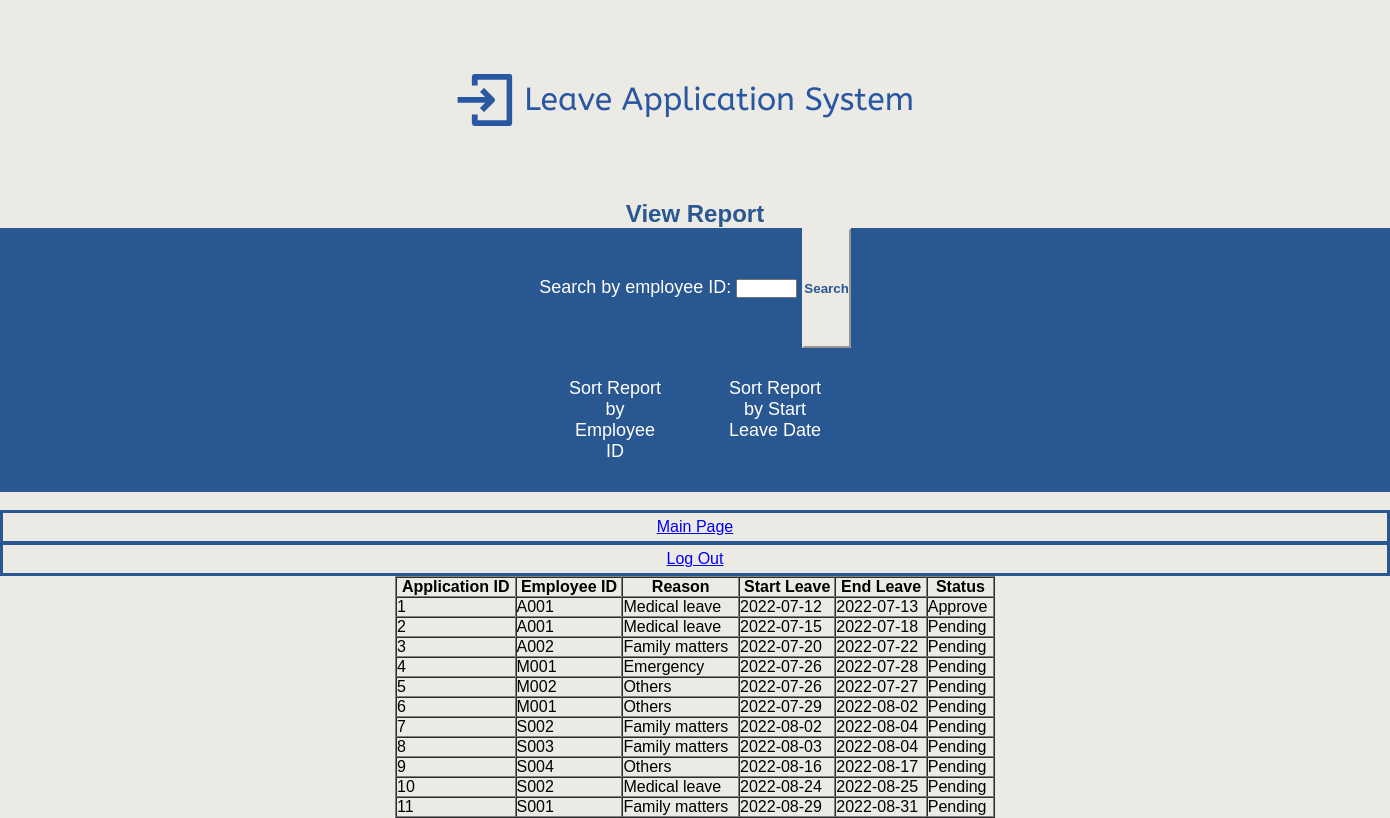
Page /view_report.php (signed in) on the committed database.
### tables this page shows
CREATE TABLE `leaveapplication` (
  `applicationID` int(6) NOT NULL,
  `empID` varchar(5) DEFAULT NULL,
  `status` varchar(10) DEFAULT NULL,
  `reason` varchar(50) DEFAULT NULL,
  `description` varchar(100) DEFAULT NULL
);

CREATE TABLE `dateleave` (
  `applicationID` int(6) NOT NULL,
  `startLeave` date DEFAULT NULL,
  `endLeave` date DEFAULT NULL
);

### view_report.php (the view, shortened to what this page needs)
<html>
	<head>
        <link rel="stylesheet" href="layout.css">
    <head>
    <body>
    <div class = header>
            <img src ="header.png" />
            <h2>View Report</h2>
        </div>
        <div id="rpt">
        <?php if ($_SESSION["LEVEL"] == 1 || $_SESSION["LEVEL"] == 2) {?>
		<?php
            require("config.php");
            $sql = "SELECT a.*, d.*
                    FROM LeaveApplication a JOIN DateLeave d
                    ON a.applicationID = d.applicationID;";
            $result = mysqli_query($conn, $sql);
            $count = 1;
            if (mysqli_num_rows($result) > 0) {
        ?>
		<table width="600" border="1" cellspacing="0" cellpadding="3">
		<tr>
            <td align="center"><strong>Application ID</strong></td>
            <td align="center"><strong>Employee ID</strong></td>
            <td align="center"><strong>Reason</strong></td>
            <td align="center"><strong>Start Leave</strong></td>
            <td align="center"><strong>End Leave</strong></td>
            <td align="center"><strong>Status</strong></td>
	 	</tr>
        <?php
			while($rows = mysqli_fetch_assoc($result)) {
		?>
        <?php
			if ($count == 1) {
		?>
        <div class="menu">
        <form method="post" action="view_search_report.php?empID=<?php echo $rows['empID']; ?>">
            <p style = "color: white">Search by employee ID: <input type="text" name="empID" size="5"/>
            <input class = "searchbtn" type="submit" value="Search" /></p>
        </form>
        <ul>
            <li><a href="view_sort_id.php">Sort Report by Employee ID</a></li>
            <li><a href="view_sort_date.php">Sort Report by Start Leave Date</a></li>
        </ul>
        </div>
        <br/>
        <div id="btn">
        <div id="mainhp"><a href="main.php?empID=<?php echo $rows['empID']; ?>">Main Page</a></div>
		<div id="logouthp"><a href="logout.php">Log Out</a> <?php } $count += 1?></div>
        </div>
        <tr>
			<td><?php echo $rows['applicationID']; ?></td>
			<td><?php echo $rows['empID']; ?></td>
			<td><?php echo $rows['reason']; ?></td>
			<td><?php echo $rows['startLeave']; ?></td>
			<td><?php echo $rows['endLeave']; ?></td>
            <td><?php echo $rows['status']; ?></td>
        </tr>
		<?php } }
            else {
                echo "<h3>There are no records to show</h3>";
            }
	    ?>
        <?php
        }
         ?>
    </body>
</html>

### layout.css (style rules this page uses)
* { margin: 0; padding: 0; box-sizing: border-box; font-family:sans-serif; }
body { background-color: #ebeae5; }
#btn { background-color: #ebeae5; border: solid 1.5px #295792; }
#mainhp, #logouthp { background-color: #ebeae5; border: solid 2px #295792; padding: 5px; text-align: center; font-family:sans-serif; color: #295792; text-decoration: none; }
.header { background-color: #ebeae5; }
img { margin: 0px 390px; }
.searchbtn { background-color: #ebeae5; width: auto; height:15%; color: #295792; font-weight: bold; border-color: #ebeae5; }
.menu { background: #295792; text-align:center; font-size: large; }
.menu ul { display: inline-flex; list-style:none; color: #fff; }
.menu ul li { width :130px; margin: 15px; padding: 15px; }
.menu ul li a { text-decoration: none; color: #fff; }
h2 { color: #295792; text-align: center; }
table { margin: auto; }

### rows in the picture
leaveapplication: dateleave.applicationID "1", empID "A001", reason "Medical leave", dateleave.startLeave "2022-07-12", dateleave.endLeave "2022-07-13", status "Approve"
leaveapplication: dateleave.applicationID "2", empID "A001", reason "Medical leave", dateleave.startLeave "2022-07-15", dateleave.endLeave "2022-07-18", status "Pending"
leaveapplication: dateleave.applicationID "3", empID "A002", reason "Family matters", dateleave.startLeave "2022-07-20", dateleave.endLeave "2022-07-22", status "Pending"
leaveapplication: dateleave.applicationID "4", empID "M001", reason "Emergency", dateleave.startLeave "2022-07-26", dateleave.endLeave "2022-07-28", status "Pending"
leaveapplication: dateleave.applicationID "5", empID "M002", reason "Others", dateleave.startLeave "2022-07-26", dateleave.endLeave "2022-07-27", status "Pending"
leaveapplication: dateleave.applicationID "6", empID "M001", reason "Others", dateleave.startLeave "2022-07-29", dateleave.endLeave "2022-08-02", status "Pending"
leaveapplication: dateleave.applicationID "7", empID "S002", reason "Family matters", dateleave.startLeave "2022-08-02", dateleave.endLeave "2022-08-04", status "Pending"
leaveapplication: dateleave.applicationID "8", empID "S003", reason "Family matters", dateleave.startLeave "2022-08-03", dateleave.endLeave "2022-08-04", status "Pending"
leaveapplication: dateleave.applicationID "9", empID "S004", reason "Others", dateleave.startLeave "2022-08-16", dateleave.endLeave "2022-08-17", status "Pending"
leaveapplication: dateleave.applicationID "10", empID "S002", reason "Medical leave", dateleave.startLeave "2022-08-24", dateleave.endLeave "2022-08-25", status "Pending"
leaveapplication: dateleave.applicationID "11", empID "S001", reason "Family matters", dateleave.startLeave "2022-08-29", dateleave.endLeave "2022-08-31", status "Pending"
